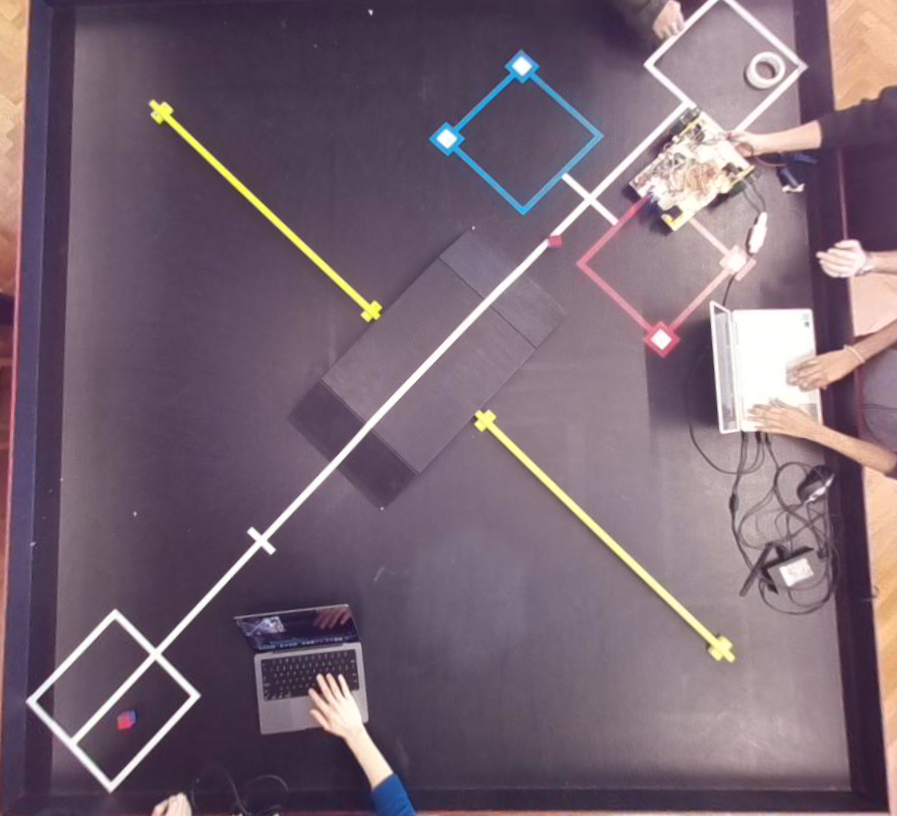
#> input picture Vision/TestPics/cube/BUDT_imaged1.png, 897 x 816 px
$ python cluster.py   (older library calls are emulated)
#> lines starting #> are read from the running program, lines starting #| are printed output that depends on the picture; after the words box and inside, x2 and y2 are one past the last pixel; in counts of white or black regions, pixels touching at a corner belong together
### Vision/mask.py
import cv2
import numpy as np

# [14 lines left out: functions red_mask, blue_mask, not called in this run]


def white_mask(img, lower=[(79,54,123)], higher=[(215, 255, 255)]):
    img_hsv = cv2.cvtColor(img, cv2.COLOR_BGR2HSV)
    mask = cv2.inRange(img_hsv, lower[0], higher[0])
    croped = cv2.bitwise_and(img, img, mask=mask)
    return croped

# [18 lines left out: functions green_mask, anti_glare, sharpen, not called in this run]

### Vision/contours.py
import numpy as np
import cv2


def get_contour(pic):
    im = pic
    # Convert to graycsale
    imgray = cv2.cvtColor(im, cv2.COLOR_BGR2GRAY)
    imgray = get_canny_edge(imgray)
    ret, thresh = cv2.threshold(imgray, 230, 255, 0)
    contours, hierarchy = cv2.findContours(thresh, cv2.RETR_TREE, cv2.CHAIN_APPROX_SIMPLE)
    return contours


# [8 lines left out: function get_sobel_edge, not called in this run]


def get_canny_edge(pic):
    img = pic

    ######### Blur the image for better edge detection
    img = cv2.GaussianBlur(img, (3,3), 0)


    ######## Sharpen the image
    # kernel = np.array([[0, -1, 0],
    #                [-1, 5,-1],
    #                [0, -1, 0]])
    # image_sharp = cv2.filter2D(src=img, ddepth=-1, kernel=kernel)

    ######### Canny Edge Detection
    edges = cv2.Canny(image=img, threshold1=60, threshold2=200)

    return edges

### Vision/cluster.py
from re import I, X
from tkinter import N
import cv2
import matplotlib.pyplot as plt
import calibrate
from sklearn.cluster import *
import numpy as np
from cubes import *
from contours import *
import poly
import mask as mk
import glob
from sklearn.svm import SVC
import matplotlib
import random
random.seed(42)


def centroid_histogram(clt):
	# grab the number of different clusters and create a histogram
	# based on the number of pixels assigned to each cluster
	numLabels = np.arange(0, len(np.unique(clt.labels_)) + 1)
	(hist, _) = np.histogram(clt.labels_, bins = numLabels)
	# normalize the histogram, such that it sums to one
	hist = hist.astype("float")
	hist /= hist.sum()
	# return the histogram
	return hist
def plot_colors(hist, centroids):
	# initialize the bar chart representing the relative frequency
	# of each of the colors
	bar = np.zeros((50, 300, 3), dtype = "uint8")
	startX = 0
	# loop over the percentage of each cluster and the color of
	# each cluster
	for (percent, color) in zip(hist, centroids):
		# plot the relative percentage of each cluster
		endX = startX + (percent * 300)
		cv2.rectangle(bar, (int(startX), 0), (int(endX), 50),
			color.astype("uint8").tolist(), -1)
		startX = endX

	# return the bar chart
	return bar


def getboundbox(blank_img, contours):
	blank_img_copy = blank_img.copy()
	xt = 0
	yt = 0
	wt = 0
	ht = 0
	n = 0
	rect = []
	for i in range(0,len(contours)):
		x, y, w, h = cv2.boundingRect(contours[i])
        ##### skip rect too large or too small
		area = w * h

		if(area > 300 and area < 1100):
			cv2.rectangle(blank_img_copy,(x,y),(x+w,y+h),(0,255,0),2)
			xt += x
			yt += y
			wt += w
			ht += h
			n += 1
			print(area)
	if n != 0:
		rect.append(int(xt/n))
		rect.append(int(yt/n))
		rect.append(int(wt/n))
		rect.append(int(ht/n))
		rect.append(n)
	else:
		rect.append(None)
		rect.append(None)
		rect.append(None)
		rect.append(None)
		rect.append(None)
	return blank_img_copy, rect


def trainSV():
	features = []
	labels = []
	for name in glob.glob("./TestPics/cube/*.png"):
		print(name)
		colour = 0
		img = cv2.imread(name)
#> img is the input picture: shape (816, 897, 3); mean B, G, R 115, 101.9, 120.1
		name = name.split('/')[-1]
		if name[:1] == "B":
			colour = 1
		img = img[600:800, 40:210]
#> img: shape (200, 170, 3)
		img = mk.white_mask(img)
#> in white_mask, `img_hsv = cv2.cvtColor(img, cv2.COLOR_BGR2HSV)`: img_hsv: shape (200, 170, 3); mean H, S, V 145.2, 54.3, 105.1
#> in white_mask, `mask = cv2.inRange(img_hsv, lower[0], higher[0])`:
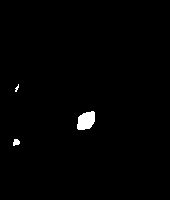
#> mask: shape (200, 170); 0.94% white; 3 white regions (1 under 20 px), largest, box (x1, y1, x2, y2) and area: (77, 111, 95, 130) 265, (13, 139, 20, 146) 37
		cts = get_contour(img)
#> in get_canny_edge, `edges = cv2.Canny(image=img, threshold1=60, threshold2=200)`: edges: shape (200, 170); 0.31% white in thin lines or dots, all inside (x1, y1, x2, y2) = (13, 84, 95, 146)
#> in get_contour, `contours, hierarchy = cv2.findContours(thresh, cv2.RETR_TREE, cv2.CHAI..`: contours = 5 contours, 1 with area under 20; largest, box (x1, y1, x2, y2) and area: (77, 111, 95, 130) 249, (77, 111, 95, 130) 239, (13, 139, 20, 146) 32, (13, 139, 20, 146) 28
#> cts has the same summary as contours in get_contour
		blank_img = np.zeros(shape=img.shape, dtype=np.uint8)
		blank_img_copy, rect= getboundbox(blank_img, cts)
#> in getboundbox, `blank_img_copy = blank_img.copy()`: blank_img_copy: shape (200, 170, 3); every value is 0
#> the loop in getboundbox, `for i in range(0,len(contours)):` made 5 passes
#> (x, y, w, h, area, xt, yt, wt) on passes 3 to 4: (77, 111, 18, 19, 342, 77, 111, 18), (77, 111, 18, 19, 342, 154, 222, 36)
#> (x, y, w, h, area) on passes 1, 2, 5: (13, 139, 7, 7, 49), (13, 139, 7, 7, 49), (14, 84, 6, 8, 48)
#| 342
#| 342
#> after the loop in getboundbox, `for i in range(0,len(contours)):`:
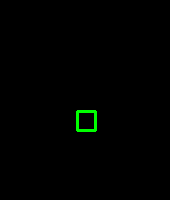
#> blank_img_copy: shape (200, 170, 3); mean of channels 0, 1, 2 0, 1.6, 0; drawn as B, G, R
#> after the loop in getboundbox, `for i in range(0,len(contours)):`: ht = 38; n = 2; wt = 36; xt = 154; yt = 222
#> rect = [77, 111, 18, 19, 2]
		[x, y, w, h, i] = rect
#> x = 77; y = 111; w = 18; h = 19; i = 2
		img = img[y:y+h, x:x+w]
		# cv2.imshow("pic", cv2.resize(img, (img.shape[1] * 10, img.shape[0] * 10)))
		# cv2.waitKey(0)
		img = cv2.cvtColor(img, cv2.COLOR_BGR2RGB)
		img = img.reshape((img.shape[0] * img.shape[1], 3))
#> img = 342 rows, first 8: [0, 0, 0], [0, 0, 0], [0, 0, 0], [0, 0, 0], [0, 0, 0], [0, 0, 0], [0, 0, 0], [0, 0, 0]
		clt = KMeans(n_clusters = 3)
		clt.fit(img)
		features.append(clt.cluster_centers_)
		labels.append(colour)
#> pass 2 of the loop in trainSV, `for name in glob.glob("./TestPics/cube/*.png"):`:
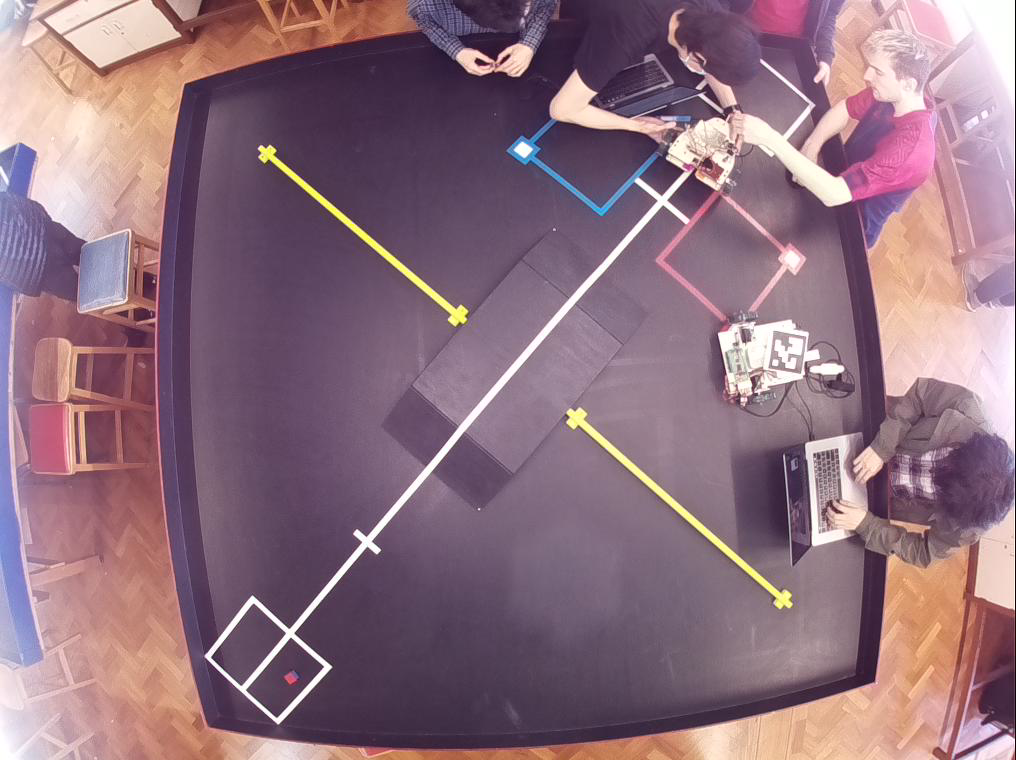
#> input picture Vision/TestPics/cube/DT_imaged1.png, 1016 x 760 px
#> in trainSV, img is the input picture: shape (760, 1016, 3); mean B, G, R 126.3, 112.9, 143.1
#> img_hsv: shape (160, 170, 3); mean H, S, V 58.9, 78.7, 193.6
#> in white_mask (call 2), `mask = cv2.inRange(img_hsv, lower[0], higher[0])`:
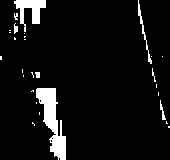
#> mask: shape (160, 170); 6.6% white; 28 white regions (20 under 20 px), largest, box (x1, y1, x2, y2) and area: (36, 88, 66, 160) 994, (14, 0, 46, 32) 455, (138, 0, 152, 64) 131
#> croped: shape (160, 170, 3)
#> imgray: shape (160, 170)
#> edges: shape (160, 170); 2.9% white in thin lines or dots
#> contours = 43 contours, 34 with area under 20; largest, box (x1, y1, x2, y2) and area: (159, 99, 166, 120) 54, (137, 0, 152, 64) 52, (159, 100, 166, 120) 50, (13, 0, 47, 41) 45, (141, 23, 147, 40) 42
#> in trainSV, `cts = get_contour(img)`: cts has the same summary as contours in get_contour
#> the loop in getboundbox (call 2), `for i in range(0,len(contours)):` made 43 passes
#> (x, y, w, h, area, xt, yt, wt) on passes 9, 39: (59, 120, 8, 40, 320, 59, 120, 8), (137, 0, 15, 64, 960, 196, 120, 23)
#> (printed output is left out)
#> after the loop in getboundbox (call 2), `for i in range(0,len(contours)):`:
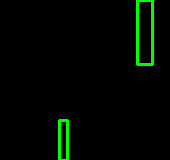
#> blank_img_copy: shape (160, 170, 3); mean of channels 0, 1, 2 0, 6.7, 0; drawn as B, G, R
#> after the loop in getboundbox (call 2), `for i in range(0,len(contours)):`: ht = 104; n = 2; wt = 23; xt = 196; yt = 120
#> in trainSV, `blank_img_copy, rect= getboundbox(blank_img, cts)`: rect = [98, 60, 11, 52, 2]
#> in trainSV, `[x, y, w, h, i] = rect`: x = 98; y = 60; w = 11; h = 52
#> in trainSV, `img = img.reshape((img.shape[0] * img.shape[1], 3))`: img = 572 rows, first 8: [0, 0, 0], [0, 0, 0], [0, 0, 0], [0, 0, 0], [0, 0, 0], [0, 0, 0], [0, 0, 0], [0, 0, 0]
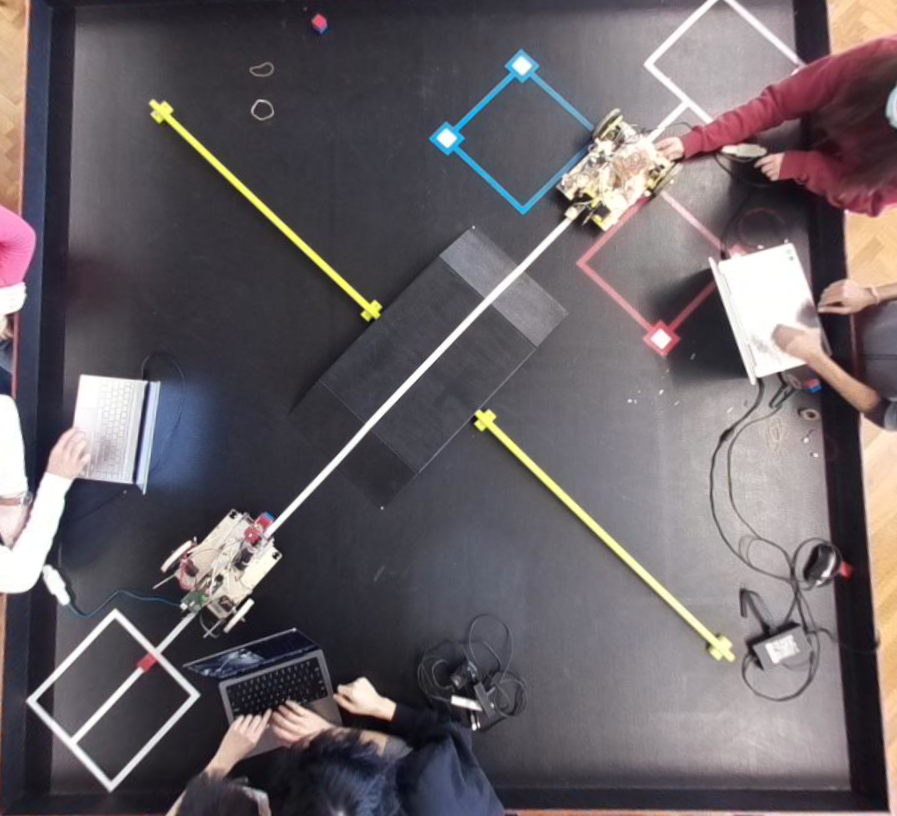
#> input picture Vision/TestPics/cube/val/RUDT_imaged100.png, 897 x 816 px
#> further down, img is the input picture: shape (816, 897, 3); mean B, G, R 102.3, 97.6, 104.4
	sv = SVC(kernel="poly", random_state=42)
	nsamples, nx, ny = np.array(features).shape
	features = np.array(features).reshape((nsamples,nx*ny))
	print(features, labels)
	sv.fit(features,labels)
	return sv

def predictSV(sv, img):
	img = img[600:800, 40:210]
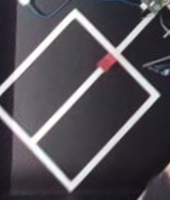
#> img: shape (200, 170, 3); mean of channels 0, 1, 2 87.9, 81.4, 85.1; drawn as B, G, R
	img = mk.white_mask(img)
#> in white_mask (call 3), `img_hsv = cv2.cvtColor(img, cv2.COLOR_BGR2HSV)`: img_hsv: shape (200, 170, 3); mean H, S, V 131.7, 31.1, 88.9
#> in white_mask (call 3), `mask = cv2.inRange(img_hsv, lower[0], higher[0])`: mask: shape (200, 170); 0.65% white; 2 white regions (1 under 20 px), largest, box (x1, y1, x2, y2) and area: (97, 52, 119, 72) 217
	cts = get_contour(img)
#> in get_canny_edge (call 3), `edges = cv2.Canny(image=img, threshold1=60, threshold2=200)`:
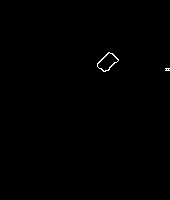
#> edges: shape (200, 170); 0.26% white in thin lines or dots, all inside (x1, y1, x2, y2) = (97, 52, 170, 72)
#> in get_contour (call 3), `contours, hierarchy = cv2.findContours(thresh, cv2.RETR_TREE, cv2.CHAI..`: contours = 4 contours, 2 with area under 20; largest, box (x1, y1, x2, y2) and area: (97, 52, 119, 72) 228, (97, 52, 119, 72) 198
#> cts has the same summary as contours in get_contour
	blank_img = np.zeros(shape=img.shape, dtype=np.uint8)
	blank_img_copy, rect= getboundbox(blank_img, cts)
#> the loop in getboundbox (call 3), `for i in range(0,len(contours)):` made 4 passes
#> (x, y, w, h, area, xt, yt, wt) on passes 3 to 4: (97, 52, 22, 20, 440, 97, 52, 22), (97, 52, 22, 20, 440, 194, 104, 44)
#| 440
#| 440
#> after the loop in getboundbox (call 3), `for i in range(0,len(contours)):`:
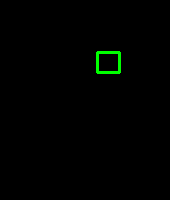
#> blank_img_copy: shape (200, 170, 3); mean of channels 0, 1, 2 0, 1.9, 0; drawn as B, G, R
#> after the loop in getboundbox (call 3), `for i in range(0,len(contours)):`: ht = 40; n = 2; wt = 44; xt = 194; yt = 104
#> rect = [97, 52, 22, 20, 2]
	[x, y, w, h, i] = rect
#> x = 97; y = 52; w = 22; h = 20; i = 2
	img = img[y:y+h, x:x+w]
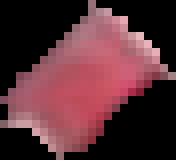
#> img: shape (20, 22, 3) (shown 8 times larger); mean of channels 0, 1, 2 53.5, 47, 87.1; drawn as B, G, R
	img = cv2.cvtColor(img, cv2.COLOR_BGR2RGB)
	img = img.reshape((img.shape[0] * img.shape[1], 3))
#> img = 440 rows, first 8: [0, 0, 0], [0, 0, 0], [0, 0, 0], [0, 0, 0], [0, 0, 0], [0, 0, 0], [0, 0, 0], [0, 0, 0]
	clt = KMeans(n_clusters = 3)
	clt.fit(img)
	test = []
	for i in clt.cluster_centers_:
		for j in range(len(i)):
			test.append(i[j])
	test = [test]
	return sv.predict(test)
# print(test)
# result = sv.predict(test)
# print(result)


if __name__ == "__main__":
	sv = trainSV()
	img = cv2.imread('./TestPics/cube/val/RUDT_imaged100.png')
	# [9 lines of commented-out code are left out]
	result = predictSV(sv,img)
#> result = [0]
	print(result)
#| [0]


# [9 lines of commented-out code are left out]
